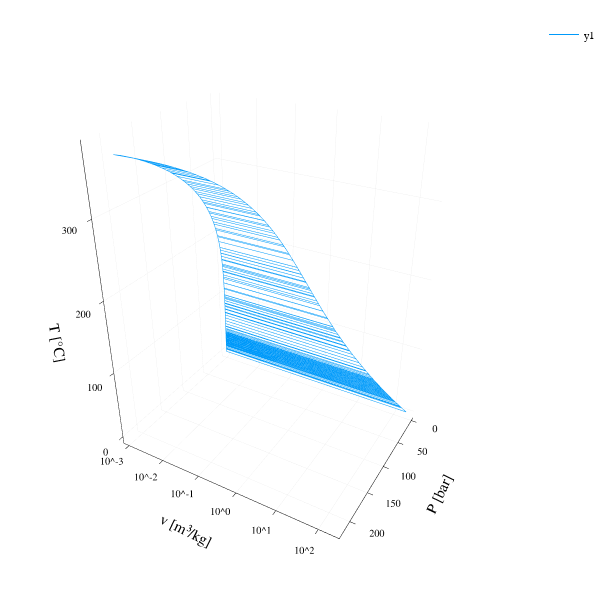

The cell this chart's notebook holds for it:
### Code cell
plot(vv,pp,tt,
  xaxis = ("v [m³/kg]", :log ),
  yaxis = ("P [bar]"  , :flip),
  zaxis = ("T [°C]"),
  size = (600,600)
)

### Figure 1 — Plotly figure (JSON) as saved in the notebook; plotly's stock layout.template omitted (floating-point values rounded to 4 significant figures; data arrays with more than 128 entries replaced by an {"elided": "..."} marker saying what was removed)
{"data": [{"colorbar": {"title": ""}, "legendgroup": "y1", "line": {"color": "rgba(0, 154, 250, 1.000)", "dash": "solid", "shape": "linear", "width": 1}, "mode": "lines", "name": "y1", "showlegend": true, "type": "scatter3d", "x": {"elided": "480 float values"}, "xaxis": "x1", "y": {"elided": "480 float values"}, "yaxis": "y1", "z": {"elided": "480 float values"}, "zmax": null, "zmin": null}], "layout": {"annotations": [], "height": 600, "legend": {"bgcolor": "rgba(255, 255, 255, 1.000)", "bordercolor": "rgba(0, 0, 0, 1.000)", "font": {"color": "rgba(0, 0, 0, 1.000)", "family": "sans-serif", "size": 11}, "tracegroupgap": 0, "x": 1, "y": 1}, "margin": {"b": 20, "l": 0, "r": 0, "t": 20}, "paper_bgcolor": "rgba(255, 255, 255, 1.000)", "plot_bgcolor": "rgba(255, 255, 255, 1.000)", "scene": {"camera": {"eye": {"x": 1.126, "y": -1.95, "z": 1.3}}, "xaxis": {"anchor": "y1", "domain": [0.07647, 0.9934], "gridcolor": "rgba(0, 0, 0, 0.100)", "gridwidth": 0.5, "linecolor": "rgba(0, 0, 0, 1.000)", "mirror": false, "range": [-3.159, 2.474], "showgrid": true, "showline": true, "showticklabels": true, "tickangle": 0, "tickcolor": "rgb(0, 0, 0)", "tickfont": {"color": "rgba(0, 0, 0, 1.000)", "family": "sans-serif", "size": 11}, "tickmode": "array", "ticks": "inside", "ticktext": ["10^-3", "10^-2", "10^-1", "10^0", "10^1", "10^2"], "tickvals": [0.001, 0.01, 0.1, 1, 10, 100], "title": "v [m³/kg]", "titlefont": {"color": "rgba(0, 0, 0, 1.000)", "family": "sans-serif", "size": 15}, "type": "log", "visible": true, "zeroline": false, "zerolinecolor": "rgba(0, 0, 0, 1.000)"}, "yaxis": {"anchor": "x1", "domain": [0.05054, 0.9934], "gridcolor": "rgba(0, 0, 0, 0.100)", "gridwidth": 0.5, "linecolor": "rgba(0, 0, 0, 1.000)", "mirror": false, "range": [227.5, -6.621], "showgrid": true, "showline": true, "showticklabels": true, "tickangle": 0, "tickcolor": "rgb(0, 0, 0)", "tickfont": {"color": "rgba(0, 0, 0, 1.000)", "family": "sans-serif", "size": 11}, "tickmode": "array", "ticks": "inside", "ticktext": ["0", "50", "100", "150", "200"], "tickvals": [0, 50, 100, 150, 200], "title": "P [bar]", "titlefont": {"color": "rgba(0, 0, 0, 1.000)", "family": "sans-serif", "size": 15}, "type": "-", "visible": true, "zeroline": false, "zerolinecolor": "rgba(0, 0, 0, 1.000)"}, "zaxis": {"gridcolor": "rgba(0, 0, 0, 0.100)", "gridwidth": 0.5, "linecolor": "rgba(0, 0, 0, 1.000)", "mirror": false, "range": [-11.21, 385.4], "showgrid": true, "showline": true, "showticklabels": true, "tickangle": 0, "tickcolor": "rgb(0, 0, 0)", "tickfont": {"color": "rgba(0, 0, 0, 1.000)", "family": "sans-serif", "size": 11}, "tickmode": "array", "ticks": "inside", "ticktext": ["0", "100", "200", "300"], "tickvals": [0, 100, 200, 300], "title": "T [°C]", "titlefont": {"color": "rgba(0, 0, 0, 1.000)", "family": "sans-serif", "size": 15}, "type": "-", "visible": true, "zeroline": false, "zerolinecolor": "rgba(0, 0, 0, 1.000)"}}, "showlegend": true, "width": 600}}
